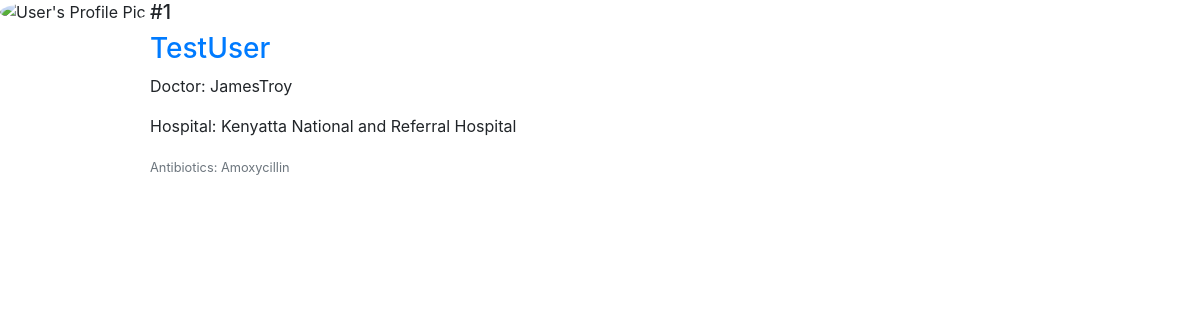
The app's page /MedicalApp/prescription/1/ with its own data.
### MedicalApp/models.py (models this page shows, shortened)
class Prescription(models.Model):
    Patient_ID = models.ForeignKey(Patient, on_delete=models.CASCADE)
    Doctor_ID = models.ForeignKey(Doctor, on_delete=models.RESTRICT)
    Hospital_ID = models.ForeignKey(Hospital, on_delete=models.RESTRICT)
    Record_ID = models.ForeignKey(Record, on_delete=models.RESTRICT)
    Prescription_Details = models.TextField()

class Record(models.Model):
    Patient_ID = models.ForeignKey(Patient, on_delete=models.CASCADE)
    Doctor_ID = models.ForeignKey(Doctor, on_delete=models.RESTRICT)
    Hospital_ID = models.ForeignKey(Hospital, on_delete=models.RESTRICT)
    New_Diagnosis = models.TextField()
    Record_Date = models.DateField(default=timezone.now)
    def __str__(self):
        return str(self.Patient_ID)

class Hospital(models.Model):
    Hospital_Image = models.ImageField(default='default.png', upload_to='hospital_pics')
    Hospital_Name = models.CharField(max_length=100, blank=False)
    Hospital_Description = models.TextField()
    Registration_Date = models.DateTimeField(default=timezone.now)
    Admin_ID = models.ForeignKey(Administrator, on_delete=models.RESTRICT)
    def __str__(self):
        return self.Hospital_Name

### Users/models.py (models this page shows)
class Patient(models.Model):
    user = models.OneToOneField(CustomUser, on_delete=models.CASCADE, primary_key=True)
    A_positive = 'A+'
    A_negative = 'A-'
    B_positive = 'B+'
    B_negative = 'B-'
    O_positive = 'O+'
    O_negative = 'O-'
    AB_positive = 'AB+'
    AB_negative = 'AB-'
    BLOOD_GROUP_CHOICES = [(A_positive, 'A+'), (A_negative, 'A-'), (B_positive, 'B+'),
                           (B_negative, 'B-'), (O_positive, 'O+'), (O_negative, 'O-'), (AB_positive, 'AB+'),
                           (AB_negative, 'AB-'),
                           ]
    Blood_Group = models.CharField(max_length=4, choices=BLOOD_GROUP_CHOICES, null=True, blank=True,
                                   default=AB_positive)
    Allergies = models.TextField(null=True, blank=True)
    Next_Of_Kin = models.TextField(null=True, blank=True)
    class Meta:
        verbose_name = 'Patient Module'
    def __str__(self):
        return str(self.user)

class CustomUser(AbstractUser):
    first_name = models.CharField(max_length=150)
    last_name = models.CharField(max_length=150)
    email = models.EmailField(null=False)
    Phone_Number = models.CharField(max_length=14, null=True)
    Physical_Address = models.TextField(null=True)
    Date_Of_Birth = models.DateField(auto_now=False, null=True)
    Age = models.CharField(max_length=3, null=True)
    Male = 'M'
    Female = 'F'
    SEX_CHOICES = [(Male, 'M'), (Female, 'F')]
    Sex = models.CharField(max_length=30, choices=SEX_CHOICES, null=True)
    is_patient = models.BooleanField('is_patient', default=False)
    is_doctor = models.BooleanField('is_doctor', default=False)
    is_administrator = models.BooleanField('is_administrator', default=False)
    is_hospital = models.BooleanField('is_hospital', default=False)
    def __str__(self):
        return self.username

class Doctor(models.Model):
    user = models.OneToOneField(CustomUser, on_delete=models.CASCADE, primary_key=True)
    Card = 'Cardiologist'
    Dent = 'Dentist'
    Derm = 'Dermatology'
    Neuro = 'Neurologist'
    Path = 'Pathology'
    Ped = 'Pediatrician'
    Phy = 'Physician'
    Ob_GYN = 'Obstetrician and Gynecologist'
    Onc = 'Oncologist'
    SPECIALTY = [(Card, 'Cardiologist'), (Dent, 'Dentist'), (Derm, 'Dermatology'),
                 (Neuro, 'Neurologist'), (Path, 'Pathology'), (Ped, 'Pediatrician'), (Phy, 'Physician'),
                 (Ob_GYN, 'Obstetrician and Gynecologist'), (Onc, 'Oncologist'), ]
    specialty = models.CharField(max_length=50, choices=SPECIALTY, null=True, blank=True, default=Phy)
    class Meta:
        verbose_name = 'Doctor Module'
    def __str__(self):
        return str(self.user)

### MedicalApp/views.py (the view)
# urls.py: path('prescription/<str:pk>/', PrescriptionDetailView.as_view(), name='Prescription-Details'),
class PrescriptionDetailView(DetailView):
    model = Prescription

### MedicalApp/Templates/MedicalApp/prescription_detail.html (shortened to what this page needs)
{% load crispy_forms_tags %}
{% load static %}
<!DOCTYPE html>
<html lang="en">
<head>
    <link href="https://cdn.jsdelivr.net/npm/bootstrap@5.0.2/dist/css/bootstrap.min.css" rel="stylesheet">
<link rel="stylesheet" href="https://stackpath.bootstrapcdn.com/bootstrap/4.2.1/css/bootstrap.min.css">
</head>
<body>
    <article class="media content-section">
        <img alt="User's Profile Pic" src="{{ user.profile.image.url}}" class="rounded-circle" width="150px;">
        <div class="media-body">
            <div class="article-metadata">
                <h5>#{{ object.id }}</h5>
                <h3><a href="#">{{ object.Record_ID }}</a></h3>
                <p>Doctor: {{ object.Doctor_ID }}</p>
                <p>Hospital: {{ object.Hospital_ID }}</p>
            </div>
            <small class="text-muted">{{ object.Prescription_Details }}</small>
        </div>
    </article>
</body>

### records on screen
Prescription: id "1", Record_ID "TestUser", Doctor_ID "JamesTroy", Hospital_ID "Kenyatta National and Referral Hospital", Prescription_Details "Antibiotics: Amoxycillin"
